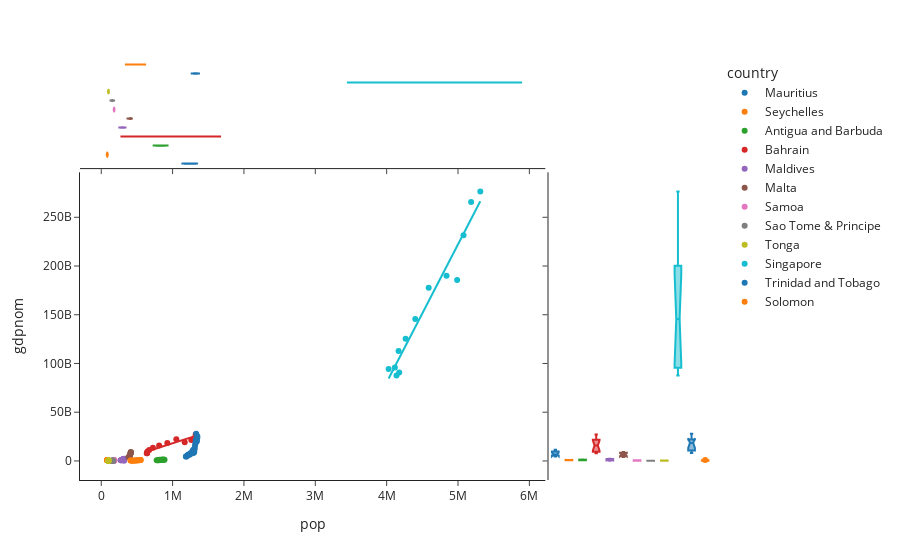

The cell this chart's notebook holds for it:
### Markdown cell above
### 2. Finding Trend between Population and GDP

### Code cell
fig = px.scatter(dfs, x="pop", y="gdpnom", color="country", marginal_x="violin",
           marginal_y="box", trendline="ols", template="simple_white")
fig.show()

### Figure 1 — Plotly figure (JSON) as saved in the notebook; plotly's stock layout.template omitted (floating-point values rounded to 4 significant figures)
{"data": [{"hovertemplate": "country=Mauritius<br>pop=%{x}<br>gdpnom=%{y}<extra></extra>", "legendgroup": "Mauritius", "marker": {"color": "#1F77B4", "symbol": "circle"}, "mode": "markers", "name": "Mauritius", "orientation": "v", "showlegend": true, "type": "scatter", "x": [1187000, 1189800, 1200200, 1210400, 1220500, 1243000, 1240800, 1250900, 1274200, 1284300, 1283400, 1288700, 1293500], "xaxis": "x", "y": [4684000000, 4684000000, 4911000000, 5825000000, 6594000000, 6489000000, 6732000000, 7792000000, 9641000000, 8824000000, 9706000000, 11244000000, 11466000000], "yaxis": "y"}, {"alignmentgroup": "True", "hovertemplate": "country=Mauritius<br>pop=%{x}<extra></extra>", "legendgroup": "Mauritius", "marker": {"color": "#1F77B4", "symbol": "circle"}, "name": "Mauritius", "offsetgroup": "Mauritius", "scalegroup": "x", "showlegend": false, "type": "violin", "x": [1187000, 1189800, 1200200, 1210400, 1220500, 1243000, 1240800, 1250900, 1274200, 1284300, 1283400, 1288700, 1293500], "xaxis": "x3", "yaxis": "y3"}, {"alignmentgroup": "True", "hovertemplate": "country=Mauritius<br>gdpnom=%{y}<extra></extra>", "legendgroup": "Mauritius", "marker": {"color": "#1F77B4", "symbol": "circle"}, "name": "Mauritius", "notched": true, "offsetgroup": "Mauritius", "showlegend": false, "type": "box", "xaxis": "x2", "y": [4684000000, 4684000000, 4911000000, 5825000000, 6594000000, 6489000000, 6732000000, 7792000000, 9641000000, 8824000000, 9706000000, 11244000000, 11466000000], "yaxis": "y2"}, {"hovertemplate": "<b>OLS trendline</b><br>gdpnom = 58686.3 * pop + -6.53978e+10<br>R<sup>2</sup>=0.920822<br><br>country=Mauritius<br>pop=%{x}<br>gdpnom=%{y} <b>(trend)</b><extra></extra>", "legendgroup": "Mauritius", "marker": {"color": "#1F77B4", "symbol": "circle"}, "mode": "lines", "name": "Mauritius", "showlegend": false, "type": "scatter", "x": [1187000, 1189800, 1200200, 1210400, 1220500, 1240800, 1243000, 1250900, 1274200, 1283400, 1284300, 1288700, 1293500], "xaxis": "x", "y": [4263000000.0, 4427000000.0, 5037000000.0, 5636000000.0, 6229000000.0, 7420000000.0, 7549000000.0, 8013000000.0, 9380000000.0, 9920000000.0, 9973000000.0, 10230000000.0, 10510000000.0], "yaxis": "y"}, {"hovertemplate": "country=Seychelles<br>pop=%{x}<br>gdpnom=%{y}<extra></extra>", "legendgroup": "Seychelles", "marker": {"color": "#FF7F0E", "symbol": "circle"}, "mode": "markers", "name": "Seychelles", "orientation": "v", "showlegend": true, "type": "scatter", "x": [85000, 81000, 84000, 83000, 83000, 83000, 85000, 85000, 87000, 87000, 90000, 87000, 85000], "xaxis": "x", "y": [615000000, 622000000, 698000000, 706000000, 857000000, 937000000, 1037000000, 1039000000, 962000000, 841000000, 973000000, 1060000000, 1031000000], "yaxis": "y"}, {"alignmentgroup": "True", "hovertemplate": "country=Seychelles<br>pop=%{x}<extra></extra>", "legendgroup": "Seychelles", "marker": {"color": "#FF7F0E", "symbol": "circle"}, "name": "Seychelles", "offsetgroup": "Seychelles", "scalegroup": "x", "showlegend": false, "type": "violin", "x": [85000, 81000, 84000, 83000, 83000, 83000, 85000, 85000, 87000, 87000, 90000, 87000, 85000], "xaxis": "x3", "yaxis": "y3"}, {"alignmentgroup": "True", "hovertemplate": "country=Seychelles<br>gdpnom=%{y}<extra></extra>", "legendgroup": "Seychelles", "marker": {"color": "#FF7F0E", "symbol": "circle"}, "name": "Seychelles", "notched": true, "offsetgroup": "Seychelles", "showlegend": false, "type": "box", "xaxis": "x2", "y": [615000000, 622000000, 698000000, 706000000, 857000000, 937000000, 1037000000, 1039000000, 962000000, 841000000, 973000000, 1060000000, 1031000000], "yaxis": "y2"}, {"hovertemplate": "<b>OLS trendline</b><br>gdpnom = 36439.4 * pop + -2.22212e+09<br>R<sup>2</sup>=0.269075<br><br>country=Seychelles<br>pop=%{x}<br>gdpnom=%{y} <b>(trend)</b><extra></extra>", "legendgroup": "Seychelles", "marker": {"color": "#FF7F0E", "symbol": "circle"}, "mode": "lines", "name": "Seychelles", "showlegend": false, "type": "scatter", "x": [81000, 83000, 83000, 83000, 84000, 85000, 85000, 85000, 85000, 87000, 87000, 87000, 90000], "xaxis": "x", "y": [729500000.0, 802400000.0, 802400000.0, 802400000.0, 838800000.0, 875200000.0, 875200000.0, 875200000.0, 875200000.0, 948100000.0, 948100000.0, 948100000.0, 1057000000.0], "yaxis": "y"}, {"hovertemplate": "country=Antigua and Barbuda<br>pop=%{x}<br>gdpnom=%{y}<extra></extra>", "legendgroup": "Antigua and Barbuda", "marker": {"color": "#2CA02C", "symbol": "circle"}, "mode": "markers", "name": "Antigua and Barbuda", "orientation": "v", "showlegend": true, "type": "scatter", "x": [777000, 792000, 805000, 817000, 828000, 839000, 849000, 859000, 869000, 878000, 887000, 818000, 834833], "xaxis": "x", "y": [788000000, 778000000, 807000000, 849000000, 905000000, 1002000000, 1141000000, 1296000000, 1355000000, 1211000000, 1136000000, 1125000000, 1176000000], "yaxis": "y"}, {"alignmentgroup": "True", "hovertemplate": "country=Antigua and Barbuda<br>pop=%{x}<extra></extra>", "legendgroup": "Antigua and Barbuda", "marker": {"color": "#2CA02C", "symbol": "circle"}, "name": "Antigua and Barbuda", "offsetgroup": "Antigua and Barbuda", "scalegroup": "x", "showlegend": false, "type": "violin", "x": [777000, 792000, 805000, 817000, 828000, 839000, 849000, 859000, 869000, 878000, 887000, 818000, 834833], "xaxis": "x3", "yaxis": "y3"}, {"alignmentgroup": "True", "hovertemplate": "country=Antigua and Barbuda<br>gdpnom=%{y}<extra></extra>", "legendgroup": "Antigua and Barbuda", "marker": {"color": "#2CA02C", "symbol": "circle"}, "name": "Antigua and Barbuda", "notched": true, "offsetgroup": "Antigua and Barbuda", "showlegend": false, "type": "box", "xaxis": "x2", "y": [788000000, 778000000, 807000000, 849000000, 905000000, 1002000000, 1141000000, 1296000000, 1355000000, 1211000000, 1136000000, 1125000000, 1176000000], "yaxis": "y2"}, {"hovertemplate": "<b>OLS trendline</b><br>gdpnom = 4992.32 * pop + -3.12399e+09<br>R<sup>2</sup>=0.686905<br><br>country=Antigua and Barbuda<br>pop=%{x}<br>gdpnom=%{y} <b>(trend)</b><extra></extra>", "legendgroup": "Antigua and Barbuda", "marker": {"color": "#2CA02C", "symbol": "circle"}, "mode": "lines", "name": "Antigua and Barbuda", "showlegend": false, "type": "scatter", "x": [777000, 792000, 805000, 817000, 818000, 828000, 834833, 839000, 849000, 859000, 869000, 878000, 887000], "xaxis": "x", "y": [755000000.0, 829900000.0, 894800000.0, 954700000.0, 959700000.0, 1010000000.0, 1044000000.0, 1065000000.0, 1114000000.0, 1164000000.0, 1214000000.0, 1259000000.0, 1304000000.0], "yaxis": "y"}, {"hovertemplate": "country=Bahrain<br>pop=%{x}<br>gdpnom=%{y}<extra></extra>", "legendgroup": "Bahrain", "marker": {"color": "#D62728", "symbol": "circle"}, "mode": "markers", "name": "Bahrain", "orientation": "v", "showlegend": true, "type": "scatter", "x": [638200, 642500, 642100, 647200, 671800, 724800, 811400, 925700, 1052000, 1170000, 1262000, 1324000, 1324000], "xaxis": "x", "y": [7966000000, 7969000000, 8489000000, 9745000000, 11233000000, 13457000000, 15848000000, 18468000000, 22146000000, 19287000000, 21488000000, 25866000000, 27026000000], "yaxis": "y"}, {"alignmentgroup": "True", "hovertemplate": "country=Bahrain<br>pop=%{x}<extra></extra>", "legendgroup": "Bahrain", "marker": {"color": "#D62728", "symbol": "circle"}, "name": "Bahrain", "offsetgroup": "Bahrain", "scalegroup": "x", "showlegend": false, "type": "violin", "x": [638200, 642500, 642100, 647200, 671800, 724800, 811400, 925700, 1052000, 1170000, 1262000, 1324000, 1324000], "xaxis": "x3", "yaxis": "y3"}, {"alignmentgroup": "True", "hovertemplate": "country=Bahrain<br>gdpnom=%{y}<extra></extra>", "legendgroup": "Bahrain", "marker": {"color": "#D62728", "symbol": "circle"}, "name": "Bahrain", "notched": true, "offsetgroup": "Bahrain", "showlegend": false, "type": "box", "xaxis": "x2", "y": [7966000000, 7969000000, 8489000000, 9745000000, 11233000000, 13457000000, 15848000000, 18468000000, 22146000000, 19287000000, 21488000000, 25866000000, 27026000000], "yaxis": "y2"}, {"hovertemplate": "<b>OLS trendline</b><br>gdpnom = 23314.7 * pop + -5.15057e+09<br>R<sup>2</sup>=0.918340<br><br>country=Bahrain<br>pop=%{x}<br>gdpnom=%{y} <b>(trend)</b><extra></extra>", "legendgroup": "Bahrain", "marker": {"color": "#D62728", "symbol": "circle"}, "mode": "lines", "name": "Bahrain", "showlegend": false, "type": "scatter", "x": [638200, 642100, 642500, 647200, 671800, 724800, 811400, 925700, 1052000, 1170000, 1262000, 1324000, 1324000], "xaxis": "x", "y": [9729000000.0, 9820000000.0, 9829000000.0, 9939000000.0, 10510000000.0, 11750000000.0, 13770000000.0, 16430000000.0, 19380000000.0, 22130000000.0, 24270000000.0, 25720000000.0, 25720000000.0], "yaxis": "y"}, {"hovertemplate": "country=Maldives<br>pop=%{x}<br>gdpnom=%{y}<extra></extra>", "legendgroup": "Maldives", "marker": {"color": "#9467BD", "symbol": "circle"}, "mode": "markers", "name": "Maldives", "orientation": "v", "showlegend": true, "type": "scatter", "x": [273200, 277800, 282300, 286700, 291000, 295200, 299400, 303500, 307600, 311700, 315900, 320100, 320100], "xaxis": "x", "y": [801000000, 767000000, 828000000, 968000000, 1076000000, 992000000, 1303000000, 1542000000, 1892000000, 1942000000, 2134000000, 2042000000, 220900000], "yaxis": "y"}, {"alignmentgroup": "True", "hovertemplate": "country=Maldives<br>pop=%{x}<extra></extra>", "legendgroup": "Maldives", "marker": {"color": "#9467BD", "symbol": "circle"}, "name": "Maldives", "offsetgroup": "Maldives", "scalegroup": "x", "showlegend": false, "type": "violin", "x": [273200, 277800, 282300, 286700, 291000, 295200, 299400, 303500, 307600, 311700, 315900, 320100, 320100], "xaxis": "x3", "yaxis": "y3"}, {"alignmentgroup": "True", "hovertemplate": "country=Maldives<br>gdpnom=%{y}<extra></extra>", "legendgroup": "Maldives", "marker": {"color": "#9467BD", "symbol": "circle"}, "name": "Maldives", "notched": true, "offsetgroup": "Maldives", "showlegend": false, "type": "box", "xaxis": "x2", "y": [801000000, 767000000, 828000000, 968000000, 1076000000, 992000000, 1303000000, 1542000000, 1892000000, 1942000000, 2134000000, 2042000000, 220900000], "yaxis": "y2"}, {"hovertemplate": "<b>OLS trendline</b><br>gdpnom = 19752.9 * pop + -4.63249e+09<br>R<sup>2</sup>=0.281714<br><br>country=Maldives<br>pop=%{x}<br>gdpnom=%{y} <b>(trend)</b><extra></extra>", "legendgroup": "Maldives", "marker": {"color": "#9467BD", "symbol": "circle"}, "mode": "lines", "name": "Maldives", "showlegend": false, "type": "scatter", "x": [273200, 277800, 282300, 286700, 291000, 295200, 299400, 303500, 307600, 311700, 315900, 320100, 320100], "xaxis": "x", "y": [764000000.0, 854900000.0, 943800000.0, 1031000000.0, 1116000000.0, 1199000000.0, 1282000000.0, 1363000000.0, 1444000000.0, 1524000000.0, 1607000000.0, 1690000000.0, 1690000000.0], "yaxis": "y"}, {"hovertemplate": "country=Malta<br>pop=%{x}<br>gdpnom=%{y}<extra></extra>", "legendgroup": "Malta", "marker": {"color": "#8C564B", "symbol": "circle"}, "mode": "markers", "name": "Malta", "orientation": "v", "showlegend": true, "type": "scatter", "x": [381400, 393000, 396000, 398600, 401300, 403900, 406400, 409000, 412000, 414000, 416000, 415700, 416000], "xaxis": "x", "y": [3963000000, 3919000000, 4303000000, 5126000000, 5648000000, 5989000000, 6388000000, 7513000000, 8601000000, 8118000000, 8382000000, 9123000000, 8689000000], "yaxis": "y"}, {"alignmentgroup": "True", "hovertemplate": "country=Malta<br>pop=%{x}<extra></extra>", "legendgroup": "Malta", "marker": {"color": "#8C564B", "symbol": "circle"}, "name": "Malta", "offsetgroup": "Malta", "scalegroup": "x", "showlegend": false, "type": "violin", "x": [381400, 393000, 396000, 398600, 401300, 403900, 406400, 409000, 412000, 414000, 416000, 415700, 416000], "xaxis": "x3", "yaxis": "y3"}, {"alignmentgroup": "True", "hovertemplate": "country=Malta<br>gdpnom=%{y}<extra></extra>", "legendgroup": "Malta", "marker": {"color": "#8C564B", "symbol": "circle"}, "name": "Malta", "notched": true, "offsetgroup": "Malta", "showlegend": false, "type": "box", "xaxis": "x2", "y": [3963000000, 3919000000, 4303000000, 5126000000, 5648000000, 5989000000, 6388000000, 7513000000, 8601000000, 8118000000, 8382000000, 9123000000, 8689000000], "yaxis": "y2"}, {"hovertemplate": "<b>OLS trendline</b><br>gdpnom = 170860 * pop + -6.2579e+10<br>R<sup>2</sup>=0.891200<br><br>country=Malta<br>pop=%{x}<br>gdpnom=%{y} <b>(trend)</b><extra></extra>", "legendgroup": "Malta", "marker": {"color": "#8C564B", "symbol": "circle"}, "mode": "lines", "name": "Malta", "showlegend": false, "type": "scatter", "x": [381400, 393000, 396000, 398600, 401300, 403900, 406400, 409000, 412000, 414000, 415700, 416000, 416000], "xaxis": "x", "y": [2587000000.0, 4569000000.0, 5082000000.0, 5526000000.0, 5987000000.0, 6431000000.0, 6859000000.0, 7303000000.0, 7815000000.0, 8157000000.0, 8448000000.0, 8499000000.0, 8499000000.0], "yaxis": "y"}, {"hovertemplate": "country=Samoa<br>pop=%{x}<br>gdpnom=%{y}<extra></extra>", "legendgroup": "Samoa", "marker": {"color": "#E377C2", "symbol": "circle"}, "mode": "markers", "name": "Samoa", "orientation": "v", "showlegend": true, "type": "scatter", "x": [176500, 177600, 178500, 179100, 179700, 180200, 180800, 181300, 181800, 182400, 183000, 183900, 183900], "xaxis": "x", "y": [215000000, 226000000, 267000000, 331000000, 378000000, 407000000, 454000000, 520000000, 502000000, 572000000, 622000000, 643000000, 683000000], "yaxis": "y"}, {"alignmentgroup": "True", "hovertemplate": "country=Samoa<br>pop=%{x}<extra></extra>", "legendgroup": "Samoa", "marker": {"color": "#E377C2", "symbol": "circle"}, "name": "Samoa", "offsetgroup": "Samoa", "scalegroup": "x", "showlegend": false, "type": "violin", "x": [176500, 177600, 178500, 179100, 179700, 180200, 180800, 181300, 181800, 182400, 183000, 183900, 183900], "xaxis": "x3", "yaxis": "y3"}, {"alignmentgroup": "True", "hovertemplate": "country=Samoa<br>gdpnom=%{y}<extra></extra>", "legendgroup": "Samoa", "marker": {"color": "#E377C2", "symbol": "circle"}, "name": "Samoa", "notched": true, "offsetgroup": "Samoa", "showlegend": false, "type": "box", "xaxis": "x2", "y": [215000000, 226000000, 267000000, 331000000, 378000000, 407000000, 454000000, 520000000, 502000000, 572000000, 622000000, 643000000, 683000000], "yaxis": "y2"}, {"hovertemplate": "<b>OLS trendline</b><br>gdpnom = 67033.6 * pop + -1.16632e+10<br>R<sup>2</sup>=0.978607<br><br>country=Samoa<br>pop=%{x}<br>gdpnom=%{y} <b>(trend)</b><extra></extra>", "legendgroup": "Samoa", "marker": {"color": "#E377C2", "symbol": "circle"}, "mode": "lines", "name": "Samoa", "showlegend": false, "type": "scatter", "x": [176500, 177600, 178500, 179100, 179700, 180200, 180800, 181300, 181800, 182400, 183000, 183900, 183900], "xaxis": "x", "y": [168200000.0, 242000000.0, 302300000.0, 342500000.0, 382700000.0, 416200000.0, 456500000.0, 490000000.0, 523500000.0, 563700000.0, 603900000.0, 664300000.0, 664300000.0], "yaxis": "y"}, {"hovertemplate": "country=Sao Tome & Principe<br>pop=%{x}<br>gdpnom=%{y}<extra></extra>", "legendgroup": "Sao Tome & Principe", "marker": {"color": "#7F7F7F", "symbol": "circle"}, "mode": "markers", "name": "Sao Tome & Principe", "orientation": "v", "showlegend": true, "type": "scatter", "x": [141000, 143400, 145800, 148000, 150300, 152600, 155000, 157400, 160000, 162500, 165400, 168500, 168500], "xaxis": "x", "y": [77000000, 77000000, 85000000, 101000000, 111000000, 123000000, 135000000, 144000000, 183000000, 196000000, 201000000, 248000000, 264000000], "yaxis": "y"}, {"alignmentgroup": "True", "hovertemplate": "country=Sao Tome & Principe<br>pop=%{x}<extra></extra>", "legendgroup": "Sao Tome & Principe", "marker": {"color": "#7F7F7F", "symbol": "circle"}, "name": "Sao Tome & Principe", "offsetgroup": "Sao Tome & Principe", "scalegroup": "x", "showlegend": false, "type": "violin", "x": [141000, 143400, 145800, 148000, 150300, 152600, 155000, 157400, 160000, 162500, 165400, 168500, 168500], "xaxis": "x3", "yaxis": "y3"}, {"alignmentgroup": "True", "hovertemplate": "country=Sao Tome & Principe<br>gdpnom=%{y}<extra></extra>", "legendgroup": "Sao Tome & Principe", "marker": {"color": "#7F7F7F", "symbol": "circle"}, "name": "Sao Tome & Principe", "notched": true, "offsetgroup": "Sao Tome & Principe", "showlegend": false, "type": "box", "xaxis": "x2", "y": [77000000, 77000000, 85000000, 101000000, 111000000, 123000000, 135000000, 144000000, 183000000, 196000000, 201000000, 248000000, 264000000], "yaxis": "y2"}, {"hovertemplate": "<b>OLS trendline</b><br>gdpnom = 6611.16 * pop + -8.76843e+08<br>R<sup>2</sup>=0.952904<br><br>country=Sao Tome & Principe<br>pop=%{x}<br>gdpnom=%{y} <b>(trend)</b><extra></extra>", "legendgroup": "Sao Tome & Principe", "marker": {"color": "#7F7F7F", "symbol": "circle"}, "mode": "lines", "name": "Sao Tome & Principe", "showlegend": false, "type": "scatter", "x": [141000, 143400, 145800, 148000, 150300, 152600, 155000, 157400, 160000, 162500, 165400, 168500, 168500], "xaxis": "x", "y": [55330000.0, 71200000.0, 87060000.0, 101600000.0, 116800000.0, 132000000.0, 147900000.0, 163800000.0, 180900000.0, 197500000.0, 216600000.0, 237100000.0, 237100000.0], "yaxis": "y"}, {"hovertemplate": "country=Tonga<br>pop=%{x}<br>gdpnom=%{y}<extra></extra>", "legendgroup": "Tonga", "marker": {"color": "#BCBD22", "symbol": "circle"}, "mode": "markers", "name": "Tonga", "orientation": "v", "showlegend": true, "type": "scatter", "x": [97900, 98500, 99100, 99700, 100300, 100900, 101600, 102300, 102900, 103500, 104100, 104500, 104500], "xaxis": "x", "y": [192000000, 182000000, 194000000, 219000000, 252000000, 287000000, 303000000, 327000000, 332000000, 337000000, 385000000, 439000000, 476000000], "yaxis": "y"}, {"alignmentgroup": "True", "hovertemplate": "country=Tonga<br>pop=%{x}<extra></extra>", "legendgroup": "Tonga", "marker": {"color": "#BCBD22", "symbol": "circle"}, "name": "Tonga", "offsetgroup": "Tonga", "scalegroup": "x", "showlegend": false, "type": "violin", "x": [97900, 98500, 99100, 99700, 100300, 100900, 101600, 102300, 102900, 103500, 104100, 104500, 104500], "xaxis": "x3", "yaxis": "y3"}, {"alignmentgroup": "True", "hovertemplate": "country=Tonga<br>gdpnom=%{y}<extra></extra>", "legendgroup": "Tonga", "marker": {"color": "#BCBD22", "symbol": "circle"}, "name": "Tonga", "notched": true, "offsetgroup": "Tonga", "showlegend": false, "type": "box", "xaxis": "x2", "y": [192000000, 182000000, 194000000, 219000000, 252000000, 287000000, 303000000, 327000000, 332000000, 337000000, 385000000, 439000000, 476000000], "yaxis": "y2"}, {"hovertemplate": "<b>OLS trendline</b><br>gdpnom = 39214 * pop + -3.6792e+09<br>R<sup>2</sup>=0.926187<br><br>country=Tonga<br>pop=%{x}<br>gdpnom=%{y} <b>(trend)</b><extra></extra>", "legendgroup": "Tonga", "marker": {"color": "#BCBD22", "symbol": "circle"}, "mode": "lines", "name": "Tonga", "showlegend": false, "type": "scatter", "x": [97900, 98500, 99100, 99700, 100300, 100900, 101600, 102300, 102900, 103500, 104100, 104500, 104500], "xaxis": "x", "y": [159800000.0, 183400000.0, 206900000.0, 230400000.0, 254000000.0, 277500000.0, 304900000.0, 332400000.0, 355900000.0, 379400000.0, 403000000.0, 418700000.0, 418700000.0], "yaxis": "y"}, {"hovertemplate": "country=Singapore<br>pop=%{x}<br>gdpnom=%{y}<extra></extra>", "legendgroup": "Singapore", "marker": {"color": "#17BECF", "symbol": "circle"}, "mode": "markers", "name": "Singapore", "orientation": "v", "showlegend": true, "type": "scatter", "x": [4028000, 4138000, 4176000, 4115000, 4167000, 4266000, 4401000, 4589000, 4839000, 4988000, 5077000, 5184000, 5312500], "xaxis": "x", "y": [94308000000, 87701000000, 90640000000, 95957000000, 112697000000, 125429000000, 145746000000, 177580000000, 189964000000, 185638000000, 231697000000, 265622000000, 276520000000], "yaxis": "y"}, {"alignmentgroup": "True", "hovertemplate": "country=Singapore<br>pop=%{x}<extra></extra>", "legendgroup": "Singapore", "marker": {"color": "#17BECF", "symbol": "circle"}, "name": "Singapore", "offsetgroup": "Singapore", "scalegroup": "x", "showlegend": false, "type": "violin", "x": [4028000, 4138000, 4176000, 4115000, 4167000, 4266000, 4401000, 4589000, 4839000, 4988000, 5077000, 5184000, 5312500], "xaxis": "x3", "yaxis": "y3"}, {"alignmentgroup": "True", "hovertemplate": "country=Singapore<br>gdpnom=%{y}<extra></extra>", "legendgroup": "Singapore", "marker": {"color": "#17BECF", "symbol": "circle"}, "name": "Singapore", "notched": true, "offsetgroup": "Singapore", "showlegend": false, "type": "box", "xaxis": "x2", "y": [94308000000, 87701000000, 90640000000, 95957000000, 112697000000, 125429000000, 145746000000, 177580000000, 189964000000, 185638000000, 231697000000, 265622000000, 276520000000], "yaxis": "y2"}, {"hovertemplate": "<b>OLS trendline</b><br>gdpnom = 141586 * pop + -4.85675e+11<br>R<sup>2</sup>=0.952469<br><br>country=Singapore<br>pop=%{x}<br>gdpnom=%{y} <b>(trend)</b><extra></extra>", "legendgroup": "Singapore", "marker": {"color": "#17BECF", "symbol": "circle"}, "mode": "lines", "name": "Singapore", "showlegend": false, "type": "scatter", "x": [4028000, 4115000, 4138000, 4167000, 4176000, 4266000, 4401000, 4589000, 4839000, 4988000, 5077000, 5184000, 5312500], "xaxis": "x", "y": [84630000000.0, 96950000000.0, 100200000000.0, 104300000000.0, 105600000000.0, 118300000000.0, 137400000000.0, 164100000000.0, 199500000000.0, 220600000000.0, 233200000000.0, 248300000000.0, 266500000000.0], "yaxis": "y"}, {"hovertemplate": "country=Trinidad and Tobago<br>pop=%{x}<br>gdpnom=%{y}<extra></extra>", "legendgroup": "Trinidad and Tobago", "marker": {"color": "#1F77B4", "symbol": "circle"}, "mode": "markers", "name": "Trinidad and Tobago", "orientation": "v", "showlegend": true, "type": "scatter", "x": [1292000, 1297000, 1302000, 1306000, 1311000, 1315000, 1320000, 1326000, 1331000, 1336000, 1341000, 1346350, 1346350], "xaxis": "x", "y": [8157000000, 8826000000, 9009000000, 11305000000, 13280000000, 15982000000, 18369000000, 21642000000, 27870000000, 19662000000, 20593000000, 23586000000, 25277000000], "yaxis": "y"}, {"alignmentgroup": "True", "hovertemplate": "country=Trinidad and Tobago<br>pop=%{x}<extra></extra>", "legendgroup": "Trinidad and Tobago", "marker": {"color": "#1F77B4", "symbol": "circle"}, "name": "Trinidad and Tobago", "offsetgroup": "Trinidad and Tobago", "scalegroup": "x", "showlegend": false, "type": "violin", "x": [1292000, 1297000, 1302000, 1306000, 1311000, 1315000, 1320000, 1326000, 1331000, 1336000, 1341000, 1346350, 1346350], "xaxis": "x3", "yaxis": "y3"}, {"alignmentgroup": "True", "hovertemplate": "country=Trinidad and Tobago<br>gdpnom=%{y}<extra></extra>", "legendgroup": "Trinidad and Tobago", "marker": {"color": "#1F77B4", "symbol": "circle"}, "name": "Trinidad and Tobago", "notched": true, "offsetgroup": "Trinidad and Tobago", "showlegend": false, "type": "box", "xaxis": "x2", "y": [8157000000, 8826000000, 9009000000, 11305000000, 13280000000, 15982000000, 18369000000, 21642000000, 27870000000, 19662000000, 20593000000, 23586000000, 25277000000], "yaxis": "y2"}, {"hovertemplate": "<b>OLS trendline</b><br>gdpnom = 324104 * pop + -4.10862e+11<br>R<sup>2</sup>=0.828704<br><br>country=Trinidad and Tobago<br>pop=%{x}<br>gdpnom=%{y} <b>(trend)</b><extra></extra>", "legendgroup": "Trinidad and Tobago", "marker": {"color": "#1F77B4", "symbol": "circle"}, "mode": "lines", "name": "Trinidad and Tobago", "showlegend": false, "type": "scatter", "x": [1292000, 1297000, 1302000, 1306000, 1311000, 1315000, 1320000, 1326000, 1331000, 1336000, 1341000, 1346350, 1346350], "xaxis": "x", "y": [7880000000.0, 9501000000.0, 11120000000.0, 12420000000.0, 14040000000.0, 15330000000.0, 16950000000.0, 18900000000.0, 20520000000.0, 22140000000.0, 23760000000.0, 25500000000.0, 25500000000.0], "yaxis": "y"}, {"hovertemplate": "country=Solomon<br>pop=%{x}<br>gdpnom=%{y}<extra></extra>", "legendgroup": "Solomon", "marker": {"color": "#FF7F0E", "symbol": "circle"}, "mode": "markers", "name": "Solomon", "orientation": "v", "showlegend": true, "type": "scatter", "x": [408700, 420200, 432100, 444300, 456900, 469800, 483000, 496500, 510200, 524100, 538100, 552300, 552300], "xaxis": "x", "y": [381000000, 380000000, 324000000, 314000000, 363000000, 429000000, 471000000, 516000000, 608000000, 598000000, 682000000, 869000000, 1010000000], "yaxis": "y"}, {"alignmentgroup": "True", "hovertemplate": "country=Solomon<br>pop=%{x}<extra></extra>", "legendgroup": "Solomon", "marker": {"color": "#FF7F0E", "symbol": "circle"}, "name": "Solomon", "offsetgroup": "Solomon", "scalegroup": "x", "showlegend": false, "type": "violin", "x": [408700, 420200, 432100, 444300, 456900, 469800, 483000, 496500, 510200, 524100, 538100, 552300, 552300], "xaxis": "x3", "yaxis": "y3"}, {"alignmentgroup": "True", "hovertemplate": "country=Solomon<br>gdpnom=%{y}<extra></extra>", "legendgroup": "Solomon", "marker": {"color": "#FF7F0E", "symbol": "circle"}, "name": "Solomon", "notched": true, "offsetgroup": "Solomon", "showlegend": false, "type": "box", "xaxis": "x2", "y": [381000000, 380000000, 324000000, 314000000, 363000000, 429000000, 471000000, 516000000, 608000000, 598000000, 682000000, 869000000, 1010000000], "yaxis": "y2"}, {"hovertemplate": "<b>OLS trendline</b><br>gdpnom = 3872.93 * pop + -1.33922e+09<br>R<sup>2</sup>=0.802206<br><br>country=Solomon<br>pop=%{x}<br>gdpnom=%{y} <b>(trend)</b><extra></extra>", "legendgroup": "Solomon", "marker": {"color": "#FF7F0E", "symbol": "circle"}, "mode": "lines", "name": "Solomon", "showlegend": false, "type": "scatter", "x": [408700, 420200, 432100, 444300, 456900, 469800, 483000, 496500, 510200, 524100, 538100, 552300, 552300], "xaxis": "x", "y": [243600000.0, 288200000.0, 334300000.0, 381500000.0, 430300000.0, 480300000.0, 531400000.0, 583700000.0, 636700000.0, 690600000.0, 744800000.0, 799800000.0, 799800000.0], "yaxis": "y"}], "layout": {"legend": {"title": {"text": "country"}, "tracegroupgap": 0}, "margin": {"t": 60}, "xaxis": {"anchor": "y", "domain": [0, 0.7363], "title": {"text": "pop"}}, "xaxis2": {"anchor": "y2", "domain": [0.7413, 1], "matches": "x2", "showline": false, "showticklabels": false, "ticks": ""}, "xaxis3": {"anchor": "y3", "domain": [0, 0.7363], "matches": "x", "showticklabels": false}, "xaxis4": {"anchor": "y4", "domain": [0.7413, 1], "matches": "x2", "showline": false, "showticklabels": false, "ticks": ""}, "yaxis": {"anchor": "x", "domain": [0, 0.7326], "title": {"text": "gdpnom"}}, "yaxis2": {"anchor": "x2", "domain": [0, 0.7326], "matches": "y", "showticklabels": false}, "yaxis3": {"anchor": "x3", "domain": [0.7426, 1], "matches": "y3", "showline": false, "showticklabels": false, "ticks": ""}, "yaxis4": {"anchor": "x4", "domain": [0.7426, 1], "matches": "y3", "showline": false, "showticklabels": false, "ticks": ""}}}
